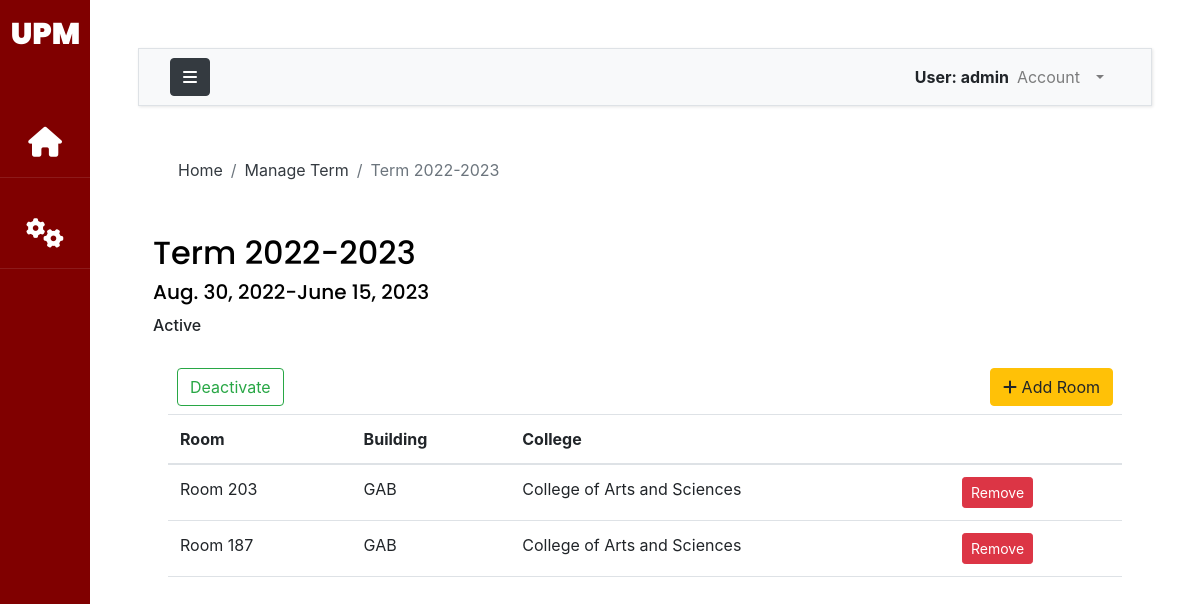
The page /manage-term/2022-2023/ (signed in) on the database as committed earlier.
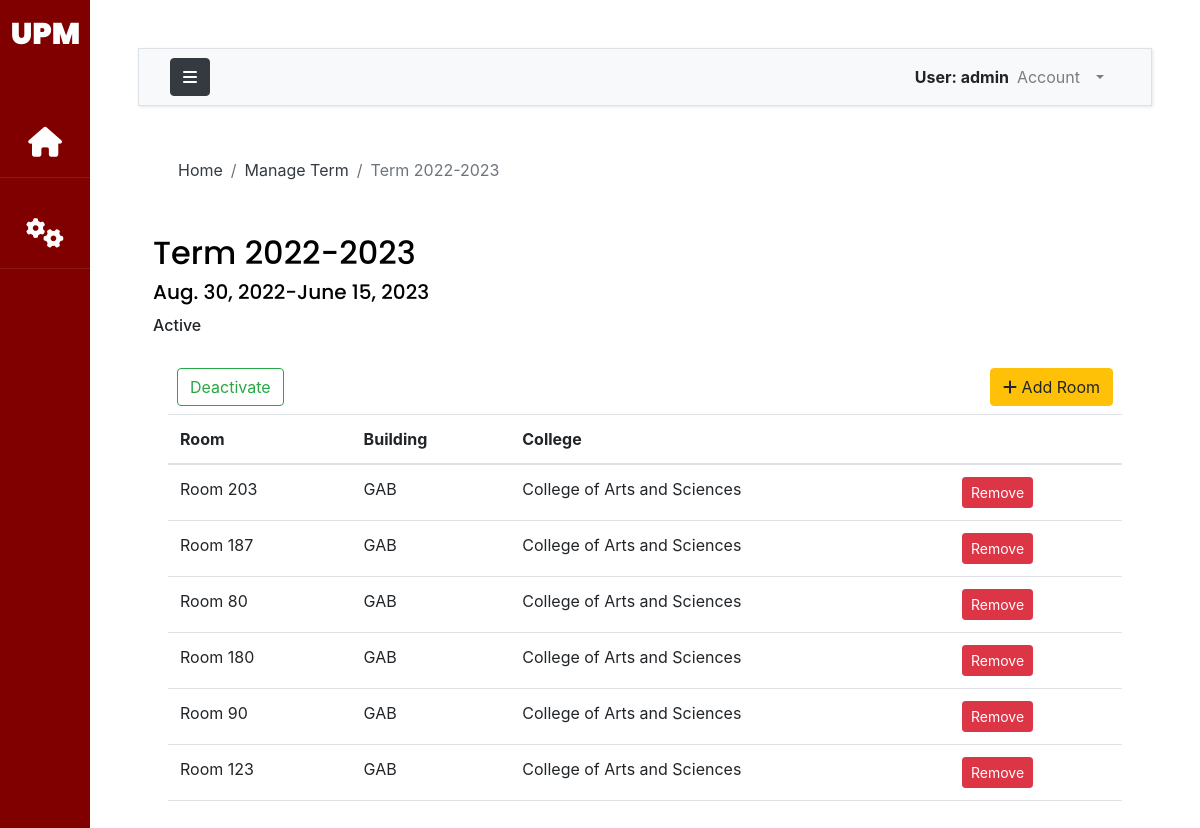
The same page on the database as committed later.
### UPM/models.py (models this page shows, shortened)
class Room(models.Model):
    TYPES = (
        (1,"Room"),
        (2,"Theatre"),
    )
    name = models.CharField(max_length=300,null=True, unique=True)
    slug = models.SlugField(null=True)
    room_type =models.PositiveSmallIntegerField(choices=TYPES,null=True)
    college = models.ForeignKey(College,on_delete=models.CASCADE,null=True)
    building = models.ForeignKey(Building, on_delete=models.CASCADE, null=True)
    capacity = models.IntegerField()
    def __str__(self):
        return self.name

class Building(models.Model):
    name = models.CharField(max_length=300,null=True)
    college = models.ForeignKey(College,on_delete=models.CASCADE,null=True)
    slug = models.SlugField(null=True)
    def __str__(self):
        return self.name

class College(models.Model):
    name = models.CharField(max_length=300,null=True)
    slug = models.SlugField(null=True)
    def __str__(self):
        return self.name

### UPM/views.py (the view, shortened to what this page needs)
# urls.py: path('manage-term/<slug:slug>/',views.termView, name='termView'),
@login_required(login_url='loginPage')
def termView(request, slug):
    term = Term.objects.get(slug=slug)
    rooms = term.room.all()
    rms = Room.objects.all()
    room_exclude = []
    for rm in rms:
        for room in rooms:
            if room == rm:
                room_exclude.append(rm)
    room_term = Room.objects.exclude(name__in=room_exclude)
    context ={'term':term,'rooms':rooms,'rms':room_term}
    return render(request,"UPM/term-details.html",context)

### accounts/models.py (called while the page is built)
    def __str__(self):
        return self.username

### templates/UPM/term-details.html (shortened to what this page needs)
{% extends 'base.html' %}
{% load static %}
{% load crispy_forms_tags %}
{% block breadcrumb %}
<nav aria-label="breadcrumb">
  <ol class="breadcrumb mt-3 ms-4 bg-body">
    <li class="breadcrumb-item"><a href="#" class="text-dark">Home</a></li>
    <li class="breadcrumb-item"><a href="{% url 'manageTerm' %}" class="text-dark">Manage Term</a></li>
    <li class="breadcrumb-item active" aria-current="page">Term {{term.academicyear}}</li>
  </ol>
</nav>
{% endblock breadcrumb %}
{% block content %}
<div class = "container w-auto">
    <h2 class="pt-4">Term {{term.academicyear}}</h2>
    <h5 class="pb-1">{{term.date_start}}-{{term.date_end}}</h5>
    {% if term.isActivated %}
    <h6 class="pb-4">Active</h6>
    {% else %}
    <h6 class="pb-4">Inactive</h6>
    {% endif %}
    <div class = 'row'>
        <div class ="col">
            <form method='POST'>
                {% if not term.isActivated %}
                <input class = "btn btn-success ms-4 mb-2" type="submit" value="Activate" name="activate">
                {% elif term.isActivated  %}
                <input class = "btn btn-outline-success ms-4 mb-2" type="submit" value="Deactivate" name="deactivate">
                {% endif %}
            </form>
        </div>
        <div class = 'col align-self-end text-end'>
            <button class='btn btn-warning mb-2 mx-4' data-bs-toggle="modal" data-bs-target="#addTermRoom"><i class="fa-solid fa-plus"></i> Add Room</button>
        </div>
    </div>
    <div class="container-fluid overflow-auto">
        <table class="table">
            <thead>
              <tr>
                <th scope="col">Room</th>
                <th scope="col">Building</th>
                <th scope="col">College</th>
                <th scope="col"></th>
              </tr>
            </thead>
            <tbody>
            {% for room in rooms %}
              <tr>
                <td>{{room.name}}</td>
                <td>{{room.building}}</td>
                <td>{{room.college}}</td>
                <td><button class='btn btn-danger btn-sm' data-bs-toggle="modal" data-bs-target="#deletePopup"> Remove</td>
              </tr>
            {% endfor %}
            </tbody>
          </table>
    </div>
</div>
{% endblock content %}

Rows that differ between the two databases and show on the page:
now on this page (row unchanged): Room: name "Room 80", building "GAB", college "College of Arts and Sciences"
now on this page (row unchanged): Room: name "Room 180", building "GAB", college "College of Arts and Sciences"
added Room: name "Room 90", building "GAB", college "College of Arts and Sciences"
added Room: name "Room 123", building "GAB", college "College of Arts and Sciences"
